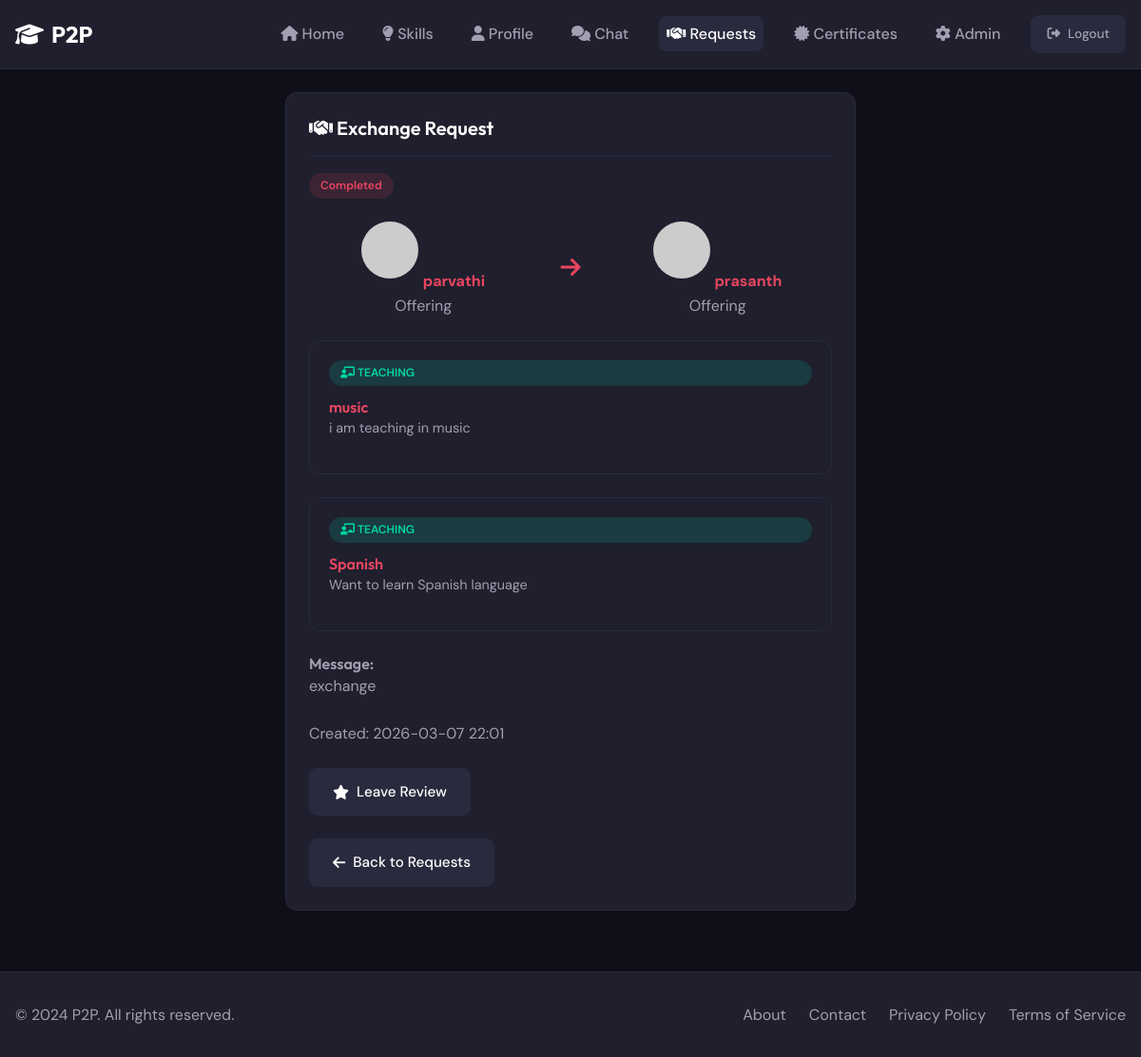
The app's page /exchange/request/3 (signed in) with its own data.
### models.py (models this page shows, shortened)
class ExchangeRequest(db.Model):
    __tablename__ = 'exchange_requests'
    id = db.Column(db.Integer, primary_key=True)
    sender_id = db.Column(db.Integer, db.ForeignKey('users.id'), nullable=False, index=True)
    receiver_id = db.Column(db.Integer, db.ForeignKey('users.id'), nullable=False, index=True)
    sender_skill_id = db.Column(db.Integer, db.ForeignKey('skills.id'), nullable=False)
    receiver_skill_id = db.Column(db.Integer, db.ForeignKey('skills.id'), nullable=False)
    status = db.Column(db.String(20), default='pending', index=True)  # pending, accepted, rejected, completed
    message = db.Column(db.Text, default='')
    created_at = db.Column(db.DateTime, default=datetime.utcnow)
    updated_at = db.Column(db.DateTime, default=datetime.utcnow, onupdate=datetime.utcnow)

class User(UserMixin, db.Model):
    __tablename__ = 'users'
    id = db.Column(db.Integer, primary_key=True)
    username = db.Column(db.String(80), unique=True, nullable=False, index=True)
    email = db.Column(db.String(120), unique=True, nullable=False, index=True)
    password_hash = db.Column(db.String(256), nullable=False)
    bio = db.Column(db.Text, default='')
    location = db.Column(db.String(120), default='')
    profile_picture = db.Column(db.String(255), default='default.png')
    signature_image = db.Column(db.String(255), nullable=True)  # Instructor signature image
    rating = db.Column(db.Float, default=0.0)
    is_admin = db.Column(db.Boolean, default=False)
    is_banned = db.Column(db.Boolean, default=False)
    created_at = db.Column(db.DateTime, default=datetime.utcnow)
    skills_offered = db.relationship('Skill', foreign_keys='Skill.user_id', backref='owner', lazy='dynamic')
    exchange_sent = db.relationship('ExchangeRequest', foreign_keys='ExchangeRequest.sender_id', backref='sender', lazy='dynamic')
    exchange_received = db.relationship('ExchangeRequest', foreign_keys='ExchangeRequest.receiver_id', backref='receiver', lazy='dynamic')
    messages_sent = db.relationship('Message', foreign_keys='Message.sender_id', backref='sender', lazy='dynamic')
    messages_received = db.relationship('Message', foreign_keys='Message.receiver_id', backref='receiver', lazy='dynamic')
    bookmarks = db.relationship('Bookmark', backref='user', lazy='dynamic', cascade='all, delete-orphan')
    reviews_given = db.relationship('Review', foreign_keys='Review.reviewer_id', backref='reviewer', lazy='dynamic')
    reviews_received = db.relationship('Review', foreign_keys='Review.reviewed_id', backref='reviewed', lazy='dynamic')
    reports_made = db.relationship('Report', foreign_keys='Report.reporter_id', backref='reporter', lazy='dynamic')
    reports_received = db.relationship('Report', foreign_keys='Report.reported_id', backref='reported', lazy='dynamic')

class Skill(db.Model):
    __tablename__ = 'skills'
    id = db.Column(db.Integer, primary_key=True)
    user_id = db.Column(db.Integer, db.ForeignKey('users.id'), nullable=False, index=True)
    title = db.Column(db.String(100), nullable=False)
    description = db.Column(db.Text, nullable=False)
    category = db.Column(db.String(50), nullable=False, index=True)
    skill_type = db.Column(db.String(10), nullable=False)  # 'offered' or 'wanted'
    is_approved = db.Column(db.Boolean, default=True)
    created_at = db.Column(db.DateTime, default=datetime.utcnow)
    bookmarks = db.relationship('Bookmark', backref='skill', lazy='dynamic', cascade='all, delete-orphan')
    exchange_requests_sender = db.relationship('ExchangeRequest', foreign_keys='ExchangeRequest.sender_skill_id', backref='sender_skill', lazy='dynamic')
    exchange_requests_receiver = db.relationship('ExchangeRequest', foreign_keys='ExchangeRequest.receiver_skill_id', backref='receiver_skill', lazy='dynamic')

### routes/exchange.py (the view)
@exchange_bp.route('/request/<int:request_id>')
@login_required
def request_detail(request_id):
    exchange = ExchangeRequest.query.get_or_404(request_id)
    if exchange.sender_id != current_user.id and exchange.receiver_id != current_user.id:
        if not current_user.is_admin:
            flash('You can only view your own exchange requests.', 'danger')
            return redirect(url_for('exchange.requests'))
    return render_template('exchange/request_detail.html', exchange=exchange)

### templates/exchange/request_detail.html (shortened to what this page needs)
{% extends "base.html" %}
{% block content %}
<div class="container mt-3">
    <div style="max-width: 600px; margin: 0 auto;">
        <div class="card">
            <div class="card-header">
                <h2 class="card-title"><i class="fas fa-handshake"></i> Exchange Request</h2>
            </div>
            <div class="card-body">
                <div class="mb-3">
                    <span class="badge {% if exchange.status == 'pending' %}badge-warning{% elif exchange.status == 'accepted' %}badge-success{% elif exchange.status == 'rejected' %}badge-danger{% else %}badge-info{% endif %}">
                        {{ exchange.status|title }}
                    </span>
                </div>
                <div class="d-flex gap-3 mb-3">
                    <div style="flex: 1; text-align: center;">
                        <img src="{{ url_for('static', filename='uploads/' + exchange.sender.profile_picture) }}" alt="{{ exchange.sender.username }}" style="width: 60px; height: 60px; border-radius: 50%; object-fit: cover; margin-bottom: 0.5rem;" onerror="this.src='https://via.placeholder.com/60'">
                        <strong><a href="{{ url_for('main.user_profile', user_id=exchange.sender.id) }}">{{ exchange.sender.username }}</a></strong>
                        <p class="text-muted">Offering</p>
                    </div>
                    <div style="align-self: center;">
                        <i class="fas fa-arrow-right" style="font-size: 1.5rem; color: var(--accent);"></i>
                    </div>
                    <div style="flex: 1; text-align: center;">
                        <img src="{{ url_for('static', filename='uploads/' + exchange.receiver.profile_picture) }}" alt="{{ exchange.receiver.username }}" style="width: 60px; height: 60px; border-radius: 50%; object-fit: cover; margin-bottom: 0.5rem;" onerror="this.src='https://via.placeholder.com/60'">
                        <strong><a href="{{ url_for('main.user_profile', user_id=exchange.receiver.id) }}">{{ exchange.receiver.username }}</a></strong>
                        <p class="text-muted">Offering</p>
                    </div>
                </div>
                <div class="skills-grid mb-3">
                    <div class="skill-card">
                        <span class="skill-type offered"><i class="fas fa-chalkboard-teacher"></i> Teaching</span>
                        <h4><a href="{{ url_for('skills.detail', skill_id=exchange.sender_skill.id) }}">{{ exchange.sender_skill.title }}</a></h4>
                        <p class="text-muted">{{ exchange.sender_skill.description }}</p>
                    </div>
                    <div class="skill-card">
                        <span class="skill-type offered"><i class="fas fa-chalkboard-teacher"></i> Teaching</span>
                        <h4><a href="{{ url_for('skills.detail', skill_id=exchange.receiver_skill.id) }}">{{ exchange.receiver_skill.title }}</a></h4>
                        <p class="text-muted">{{ exchange.receiver_skill.description }}</p>
                    </div>
                </div>
                {% if exchange.message %}
                <div class="mb-3">
                    <h4>Message:</h4>
                    <p>{{ exchange.message }}</p>
                </div>
                {% endif %}
                <p class="text-muted">Created: {{ exchange.created_at.strftime('%Y-%m-%d %H:%M') }}</p>
                {% if exchange.status == 'completed' %}
                <div class="mt-3">
                    <a href="{{ url_for('main.user_profile', user_id=exchange.sender_id if exchange.receiver_id == current_user.id else exchange.receiver_id) }}" class="btn btn-secondary">
                        <i class="fas fa-star"></i> Leave Review
                    </a>
                </div>
                {% endif %}
                <div class="mt-3">
                    <a href="{{ url_for('exchange.requests') }}" class="btn btn-secondary">
                        <i class="fas fa-arrow-left"></i> Back to Requests
                    </a>
                </div>
            </div>
        </div>
    </div>
</div>
{% endblock %}

### static/css/style.css (style rules this page uses)
:root { --primary: #1a1a2e; --secondary: #16213e; --accent: #e94560; --accent-light: #ff6b6b; --success: #00d9a5; --warning: #ffc107; --danger: #dc3545; --bg: #0f0f1a; --surface: #1f1f2e; --surface-light: #2a2a3e; --text: #ffffff; --text-secondary: #a0a0b0; --border: #2a2a3e; --gradient: linear-gradient(135deg, #e94560, #ff6b6b); --shadow: 0 4px 20px rgba(0, 0, 0, 0.3); --radius: 12px; --radius-sm: 8px; }
* { margin: 0; padding: 0; box-sizing: border-box; }
body { font-family: 'DM Sans', sans-serif; background-color: var(--bg); color: var(--text); line-height: 1.6; min-height: 100vh; }
h1, h2, h3, h4, h5, h6 { font-family: 'Outfit', sans-serif; font-weight: 600; line-height: 1.3; }
a { color: var(--accent); text-decoration: none; transition: color 0.3s ease; }
.container { max-width: 1200px; margin: 0 auto; padding: 0 1rem; }
.btn { display: inline-flex; align-items: center; justify-content: center; gap: 0.5rem; padding: 0.75rem 1.5rem; border: none; border-radius: var(--radius-sm); font-family: 'DM Sans', sans-serif; font-weight: 500; font-size: 0.95rem; cursor: pointer; transition: all 0.3s ease; text-decoration: none; }
.btn-secondary { background: var(--surface-light); color: var(--text); border: 1px solid var(--border); }
.card { background: var(--surface); border: 1px solid var(--border); border-radius: var(--radius); padding: 1.5rem; transition: all 0.3s ease; }
.card-header { display: flex; justify-content: space-between; align-items: center; margin-bottom: 1rem; padding-bottom: 1rem; border-bottom: 1px solid var(--border); }
.card-title { font-size: 1.25rem; font-weight: 600; }
.card-body { color: var(--text-secondary); }
.skills-grid { display: grid; grid-template-columns: repeat(auto-fill, minmax(280px, 1fr)); gap: 1.5rem; }
.skill-card { background: var(--surface); border: 1px solid var(--border); border-radius: var(--radius); padding: 1.25rem; transition: all 0.3s ease; display: flex; flex-direction: column; }
.skill-type { display: inline-block; padding: 0.25rem 0.75rem; border-radius: 20px; font-size: 0.75rem; font-weight: 600; text-transform: uppercase; margin-bottom: 0.75rem; }
.skill-type.offered { background: rgba(0, 217, 165, 0.15); color: var(--success); }
.skill-card p { color: var(--text-secondary); font-size: 0.9rem; flex-grow: 1; margin-bottom: 1rem; display: -webkit-box; -webkit-line-clamp: 3; -webkit-box-orient: vertical; overflow: hidden; }
.badge { display: inline-block; padding: 0.25rem 0.75rem; border-radius: 20px; font-size: 0.75rem; font-weight: 600; }
.badge-info { background: rgba(233, 69, 96, 0.15); color: var(--accent); }
.text-muted { color: var(--text-secondary); }
.mt-3 { margin-top: 1.5rem; }
.mb-3 { margin-bottom: 1.5rem; }
.d-flex { display: flex; }
.gap-3 { gap: 1.5rem; }

### records on screen
ExchangeRequest: status "Completed", message "exchange", created_at "2026-03-07 22:01"
User: sender.username "parvathi"
User: receiver.username "prasanth"
Skill: sender_skill "music", sender_skill.description "i am teaching in music"
Skill: receiver_skill "Spanish", receiver_skill.description "Want to learn Spanish language"
